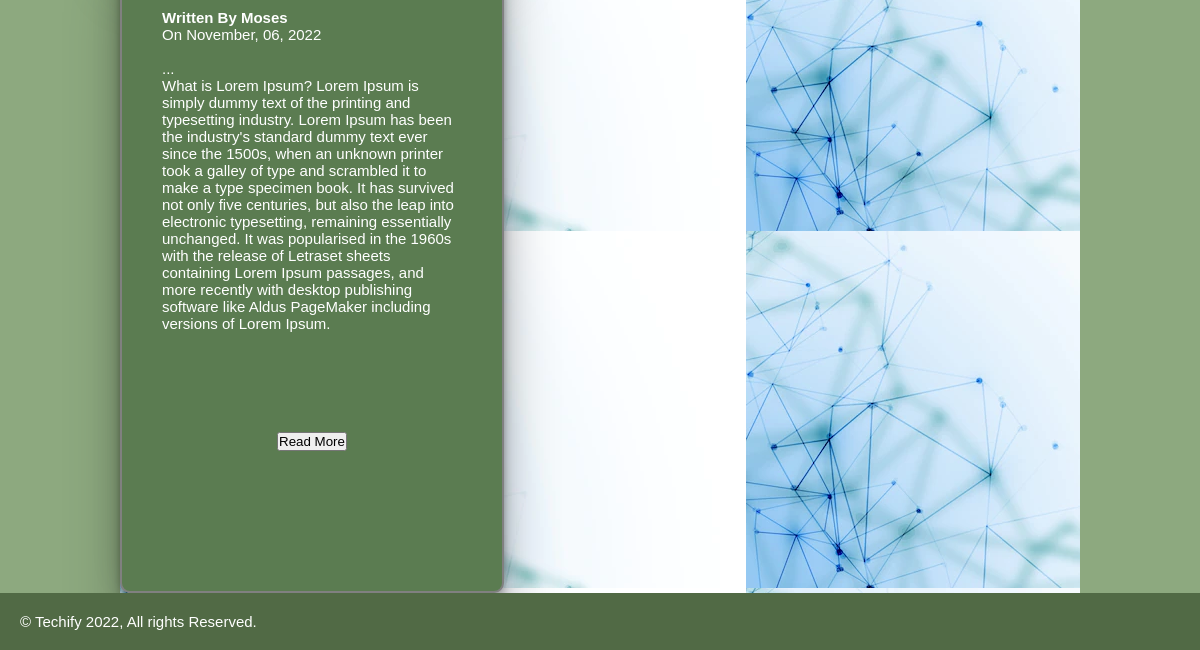
The app's page / (lower part), older data.
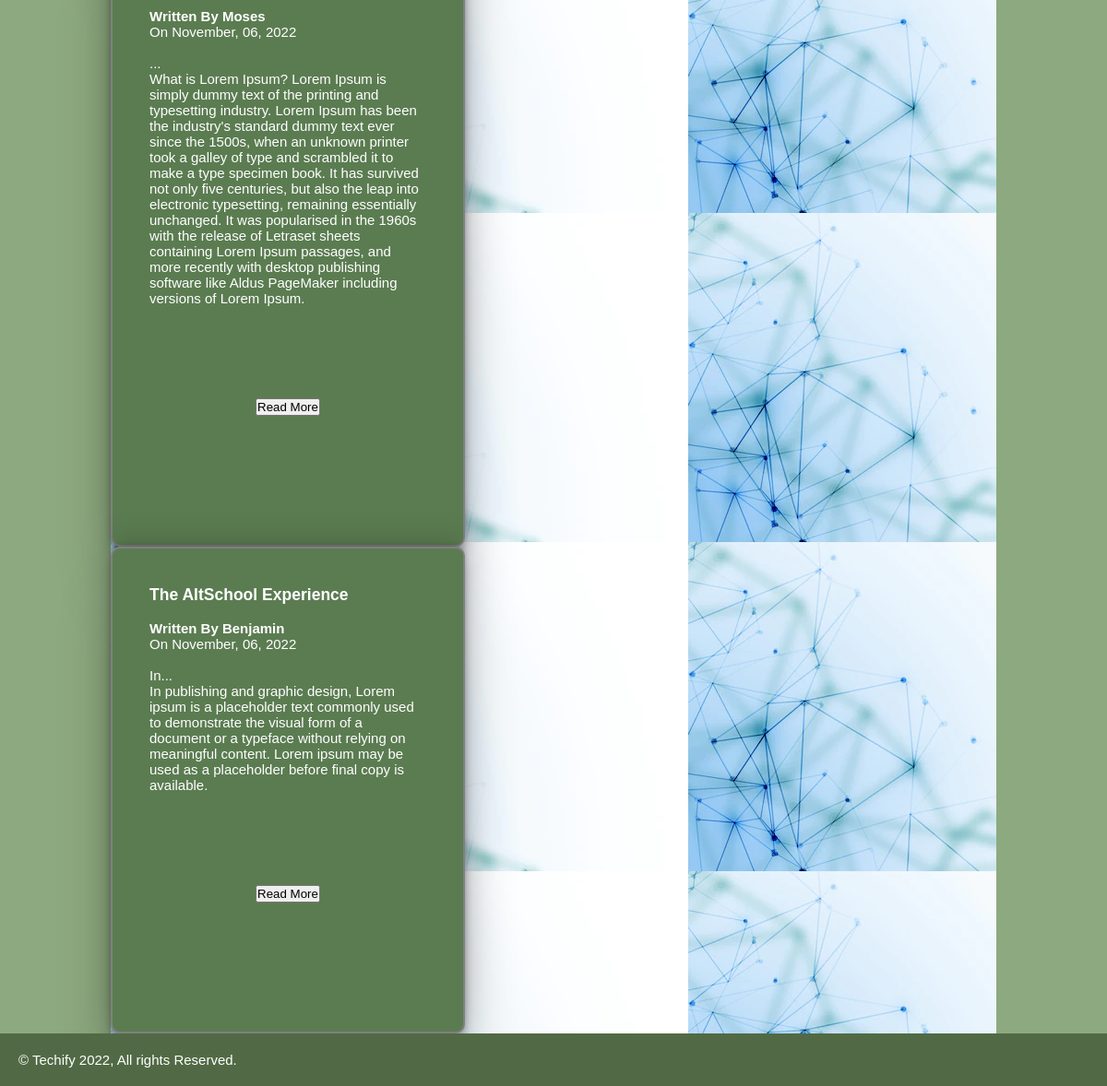
The same page, newer data.
### app.py (models this page shows)
class Blog(db.Model, UserMixin):
    id = db.Column(db.Integer(), primary_key=True)
    title = db.Column(db.String(100), nullable=False)
    post = db.Column(db.Text, nullable=False)
    author = db.Column(db.String(50), nullable=False, default='N/A')
    date_posted = db.Column(db.DateTime, nullable=False, default=datetime.utcnow)

### app.py (the view)
@app.route('/')
def blog():
    blogs = Blog.query.all()
    return render_template('index.html', blogs=blogs)

### templates/index.html (shortened to what this page needs)
{% extends 'base.html' %}
{% block content %}
{% if current_user.is_authenticated %}
   <div class="start">
     <div class="home-header">
        <h4>Hi {{current_user.username}} <h2>Welcome!</h2></h4>
        <h5>to</h5>
        <h1><i>Tech Writers</i></h1>
        <p>Every one has got a story of his Journey into this space, <br> I know you got yours too.</p>
        <p>This stories wont be complete until you share yours, so make out time to share with us the experience of your <i><h2>Journey</h2></i></p>
      </div>
   </div>
     <div class="post">
     {% for post in blogs %}
        <div class="post-content" width="200px" height="250px">
                <h3 class="display-4 fst-italic">{{post.title}}</h3><br>
                <p><b>Written By {{post.author}}</b></p>
                <p>On {{post.date_posted.strftime('%B, %d, %Y')}}</p><br>
                <p>{{post.post | truncate (10)}}</p>
                <p>{{post.post}}</p>
                <a href="{{url_for('read_more', id=post.id)}}"><button>Read More</button></a>
        </div>
     {% endfor %}
     </div>
     {% else %}
      <div class="post">
      {% for post in blogs %}
         <div class="post-content" width="200px" height="250px">
                 <h3 class="display-4 fst-italic">{{post.title}}</h3><br>
                 <p><b>Written By {{post.author}}</b></p>
                 <p>On {{post.date_posted.strftime('%B, %d, %Y')}}</p><br>
                 <p>{{post.post | truncate (10)}}</p>
                 <p>{{post.post}}</p>
                 <a href="{{url_for('read_more', id=post.id)}}"><button>Read More</button></a>
         </div>
      {% endfor %}
      </div>
      {% endif %}
{% endblock content %}

Row changes from the older to the newer data that the page shows:
added Blog: title "The AltSchool Experience", author "Benjamin", date_posted "November, 06, 2022", post "In...", post "In publishing and graphic design, Lorem ipsum is a placeholder text commonly used to demonstrate the visual form of a document or a typeface without relying on meaningful content. Lorem ipsum may be used as a placeholder before final copy is available."
